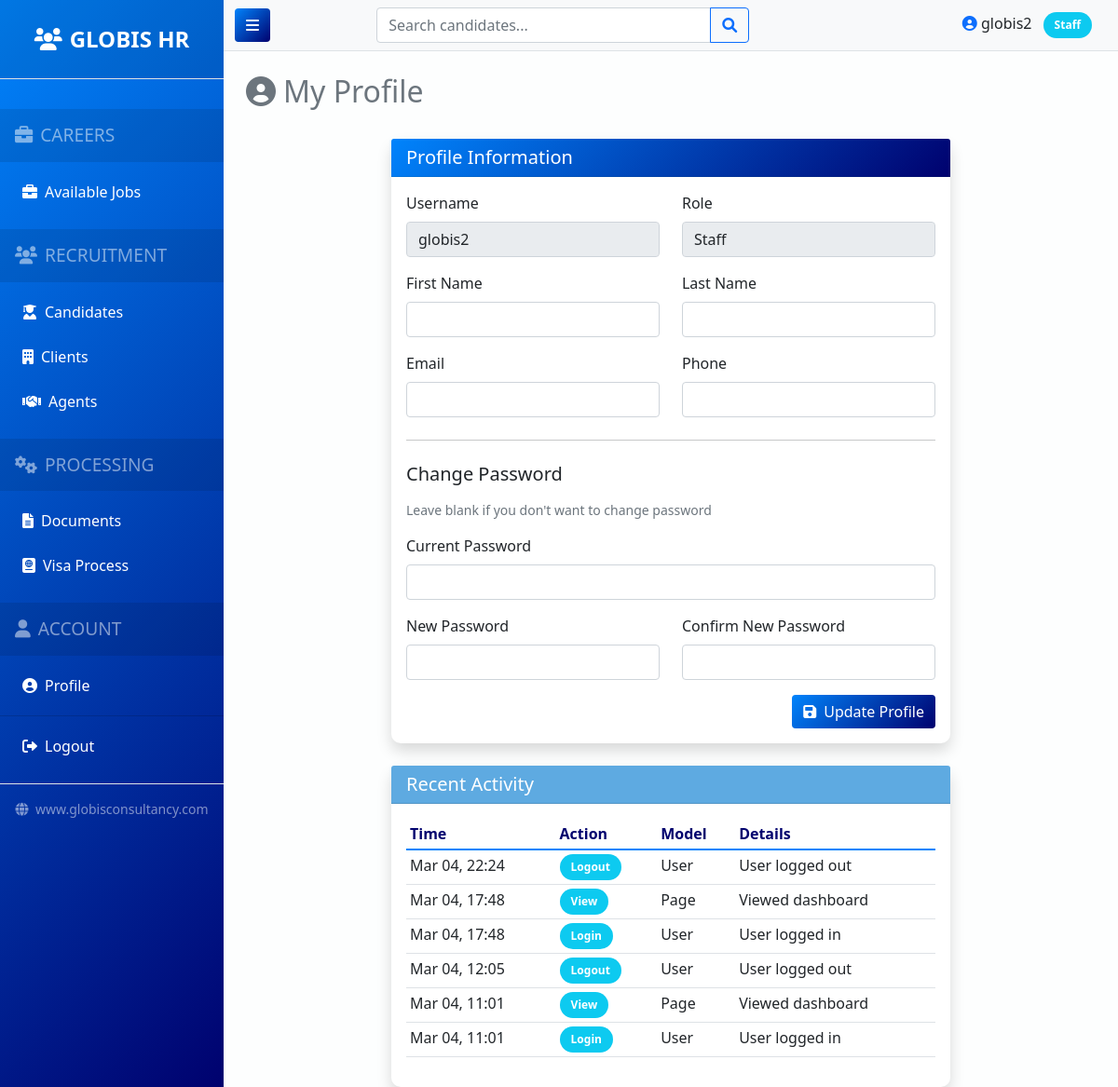
Page /accounts/profile/ (signed in) on the committed database.
### apps/accounts/models.py (models this page shows, shortened)
class UserProfile(models.Model):
    USER_ROLES = [
        ('admin', 'Administrator'),
        ('manager', 'Manager'),
        ('staff', 'Staff'),
        ('finance', 'Finance Officer'),
        ('agent', 'Agent'),
        ('viewer', 'Viewer (Read Only)'),
    ]
    user = models.OneToOneField(User, on_delete=models.CASCADE, related_name='profile')
    role = models.CharField(max_length=20, choices=USER_ROLES, default='viewer')
    phone = models.CharField(max_length=20, blank=True)
    department = models.CharField(max_length=100, blank=True)
    can_add_candidates = models.BooleanField(default=True)
    can_edit_candidates = models.BooleanField(default=True)
    can_delete_candidates = models.BooleanField(default=False)
    can_add_agents = models.BooleanField(default=True)
    can_edit_agents = models.BooleanField(default=True)
    can_delete_agents = models.BooleanField(default=False)
    can_add_clients = models.BooleanField(default=True)
    can_edit_clients = models.BooleanField(default=True)
    can_delete_clients = models.BooleanField(default=False)
    can_view_finance = models.BooleanField(default=False)
    can_add_income = models.BooleanField(default=False)
    can_add_expense = models.BooleanField(default=False)
    can_delete_finance = models.BooleanField(default=False)
    can_view_reports = models.BooleanField(default=True)
    can_view_finance_reports = models.BooleanField(default=False)
    can_import = models.BooleanField(default=False)
    can_export = models.BooleanField(default=True)
    created_at = models.DateTimeField(auto_now_add=True)
    updated_at = models.DateTimeField(auto_now=True)

class ActivityLog(models.Model):
    ACTION_TYPES = [
        ('CREATE', 'Create'),
        ('UPDATE', 'Update'),
        ('DELETE', 'Delete'),
        ('VIEW', 'View'),
        ('LOGIN', 'Login'),
        ('LOGOUT', 'Logout'),
        ('IMPORT', 'Import'),
        ('EXPORT', 'Export'),
        ('DOWNLOAD', 'Download'),
    ]
    MODEL_TYPES = [
        ('Candidate', 'Candidate'),
        ('Client', 'Client'),
        ('Agent', 'Agent'),
        ('Placement', 'Placement'),
        ('Payment', 'Payment'),
        ('Document', 'Document'),
        ('Visa', 'Visa Process'),
        ('User', 'User'),
        ('Finance', 'Finance'),
        ('Report', 'Report'),
        ('Page', 'Page'),
    ]
    user = models.ForeignKey(User, on_delete=models.SET_NULL, null=True, related_name='activities')
    username = models.CharField(max_length=150, blank=True)
    action = models.CharField(max_length=20, choices=ACTION_TYPES)
    model_type = models.CharField(max_length=50, choices=MODEL_TYPES)
    object_id = models.PositiveIntegerField(null=True, blank=True)
    object_repr = models.CharField(max_length=200, blank=True)
    details = models.TextField(blank=True)
    ip_address = models.GenericIPAddressField(null=True, blank=True)
    user_agent = models.TextField(blank=True)
    created_at = models.DateTimeField(default=timezone.now)
    class Meta:
        ordering = ['-created_at']
        indexes = [
            models.Index(fields=['-created_at']),
            models.Index(fields=['user', '-created_at']),
            models.Index(fields=['model_type', 'object_id']),
        ]

### apps/accounts/views.py (the view, shortened to what this page needs)
# urls.py: path('profile/', views.profile, name='profile'),
@login_required
def profile(request):
    return render(request, 'accounts/profile.html', {'user_obj': request.user})

### templates/accounts/profile.html (shortened to what this page needs)
{% extends 'base.html' %}
{% block content %}
<div class="row mt-4">
    <div class="col-12">
        <h2 class="text-secondary"><i class="fas fa-user-circle me-2"></i>My Profile</h2>
    </div>
</div>
<div class="row mt-4">
    <div class="col-md-8 mx-auto">
        <div class="card shadow">
            <div class="card-header" style="background: linear-gradient(135deg, #0184FC, #00016E); color: white;">
                <h5 class="mb-0">Profile Information</h5>
            </div>
            <div class="card-body">
                <form method="POST">
                    <div class="row mb-3">
                        <div class="col-md-6">
                            <label class="form-label">Username</label>
                            <input type="text" class="form-control" value="{{ user_obj.username }}" readonly disabled>
                        </div>
                        <div class="col-md-6">
                            <label class="form-label">Role</label>
                            <input type="text" class="form-control" value="{{ user_obj.profile.get_role_display }}" readonly disabled>
                        </div>
                    </div>
                    <div class="row mb-3">
                        <div class="col-md-6">
                            <label for="first_name" class="form-label">First Name</label>
                            <input type="text" class="form-control" id="first_name" name="first_name" value="{{ user_obj.first_name }}">
                        </div>
                        <div class="col-md-6">
                            <label for="last_name" class="form-label">Last Name</label>
                            <input type="text" class="form-control" id="last_name" name="last_name" value="{{ user_obj.last_name }}">
                        </div>
                    </div>
                    <div class="row mb-3">
                        <div class="col-md-6">
                            <label for="email" class="form-label">Email</label>
                            <input type="email" class="form-control" id="email" name="email" value="{{ user_obj.email }}">
                        </div>
                        <div class="col-md-6">
                            <label for="phone" class="form-label">Phone</label>
                            <input type="text" class="form-control" id="phone" name="phone" value="{{ user_obj.profile.phone }}">
                        </div>
                    </div>
                    <hr class="my-4">
                    <h5 class="mb-3">Change Password</h5>
                    <p class="text-muted small">Leave blank if you don't want to change password</p>
                    <div class="row mb-3">
                        <div class="col-md-12">
                            <label for="current_password" class="form-label">Current Password</label>
                            <input type="password" class="form-control" id="current_password" name="current_password">
                        </div>
                    </div>
                    <div class="row mb-3">
                        <div class="col-md-6">
                            <label for="new_password" class="form-label">New Password</label>
                            <input type="password" class="form-control" id="new_password" name="new_password">
                        </div>
                        <div class="col-md-6">
                            <label for="confirm_password" class="form-label">Confirm New Password</label>
                            <input type="password" class="form-control" id="confirm_password" name="confirm_password">
                        </div>
                    </div>
                    <div class="text-end">
                        <button type="submit" class="btn btn-primary">
                            <i class="fas fa-save me-2"></i>Update Profile
                        </button>
                    </div>
                </form>
            </div>
        </div>
        <div class="card shadow mt-4">
            <div class="card-header" style="background: #5EAAE1; color: white;">
                <h5 class="mb-0">Recent Activity</h5>
            </div>
            <div class="card-body">
                <div class="table-responsive">
                    <table class="table table-sm">
                        <thead>
                            <tr>
                                <th>Time</th>
                                <th>Action</th>
                                <th>Model</th>
                                <th>Details</th>
                            </tr>
                        </thead>
                        <tbody>
                            {% for log in user_obj.activities.all|slice:":10" %}
                            <tr>
                                <td>{{ log.created_at|date:"M d, H:i" }}</td>
                                <td>
                                    <span class="badge {% if log.action == 'CREATE' %}bg-success{% elif log.action == 'UPDATE' %}bg-warning{% elif log.action == 'DELETE' %}bg-danger{% else %}bg-info{% endif %}">
                                        {{ log.get_action_display }}
                                    </span>
                                </td>
                                <td>{{ log.get_model_type_display }}</td>
                                <td>{{ log.details|truncatechars:30 }}</td>
                            </tr>
                            {% empty %}
                            <tr>
                                <td colspan="4" class="text-center">No activity found</td>
                            </tr>
                            {% endfor %}
                        </tbody>
                    </table>
                </div>
            </div>
        </div>
    </div>
</div>
{% endblock %}

### templates/base.html (shortened to what this page needs)
<!DOCTYPE html>
<html lang="en">
<head>
    <link href="https://cdn.jsdelivr.net/npm/bootstrap@5.1.3/dist/css/bootstrap.min.css" rel="stylesheet">
    <link rel="stylesheet" href="https://cdnjs.cloudflare.com/ajax/libs/font-awesome/6.0.0/css/all.min.css">
    <link href="https://cdn.jsdelivr.net/npm/select2@4.1.0-rc.0/dist/css/select2.min.css" rel="stylesheet" />
    {% load static %}
    <link rel="stylesheet" href="{% static 'css/style.css' %}">
</head>
<body>
    {% if user.is_authenticated %}
    <div class="d-flex" id="wrapper">
        <div class="bg-primary text-white" id="sidebar-wrapper">
            <div class="sidebar-heading text-center py-4 fs-4 fw-bold text-uppercase border-bottom">
                <i class="fas fa-users me-2"></i>Globis HR
            </div>
            <div class="list-group list-group-flush my-3">
                <div class="sidebar-heading small text-uppercase text-white-50 px-3 mt-3 mb-2">
                    <i class="fas fa-briefcase me-2"></i>CAREERS
                </div>
                <a href="{% url 'jobs:job_list' %}" class="list-group-item list-group-item-action ps-4">
                    <i class="fas fa-briefcase me-2"></i>Available Jobs
                </a>
                <div class="sidebar-heading small text-uppercase text-white-50 px-3 mt-3 mb-2">
                    <i class="fas fa-users me-2"></i>RECRUITMENT
                </div>
                <a href="{% url 'candidate_list' %}" class="list-group-item list-group-item-action ps-4">
                    <i class="fas fa-user-graduate me-2"></i>Candidates
                </a>
                {% if user_role == 'admin' or user_role == 'manager' or user_role == 'staff' or user_role == 'finance' %}
                <a href="{% url 'client_list' %}" class="list-group-item list-group-item-action ps-4">
                    <i class="fas fa-building me-2"></i>Clients
                </a>
                {% endif %}
                {% if user_role == 'admin' or user_role == 'manager' or user_role == 'staff' or user_role == 'finance' %}
                <a href="{% url 'agent_list' %}" class="list-group-item list-group-item-action ps-4">
                    <i class="fas fa-handshake me-2"></i>Agents
                </a>
                {% endif %}
                <div class="sidebar-heading small text-uppercase text-white-50 px-3 mt-3 mb-2">
                    <i class="fas fa-cogs me-2"></i>PROCESSING
                </div>
                {% if user_role == 'admin' or user_role == 'manager' or user_role == 'staff' or user_role == 'finance' or user_role == 'agent' %}
                <a href="{% url 'document_list' %}" class="list-group-item list-group-item-action ps-4">
                    <i class="fas fa-file-alt me-2"></i>Documents
                </a>
                {% endif %}
                {% if user_role == 'admin' or user_role == 'manager' or user_role == 'staff' or user_role == 'finance' or user_role == 'agent' %}
                <a href="{% url 'visa_list' %}" class="list-group-item list-group-item-action ps-4">
                    <i class="fas fa-passport me-2"></i>Visa Process
                </a>
                {% endif %}
                <div class="sidebar-heading small text-uppercase text-white-50 px-3 mt-3 mb-2">
                    <i class="fas fa-user me-2"></i>ACCOUNT
                </div>
                <a href="{% url 'profile' %}" class="list-group-item list-group-item-action ps-4">
                    <i class="fas fa-user-circle me-2"></i>Profile
                </a>
                <div class="dropdown-divider"></div>
                <a href="{% url 'logout' %}" class="list-group-item list-group-item-action ps-4">
                    <i class="fas fa-sign-out-alt me-2"></i>Logout
                </a>
            </div>
            <div class="sidebar-footer text-center py-3 small text-white-50 border-top mt-auto">
                <i class="fas fa-globe me-1"></i> www.globisconsultancy.com
            </div>
        </div>
        <div id="page-content-wrapper" class="w-100">
            <nav class="navbar navbar-expand-lg navbar-light bg-light border-bottom">
                <div class="container-fluid">
                    <button class="btn btn-primary" id="menu-toggle">
                        <i class="fas fa-bars"></i>
                    </button>
                    <form class="d-none d-md-flex mx-auto" style="width: 400px;" method="GET" action="{% url 'candidate_list' %}">
                        <div class="input-group">
                            <input type="text" class="form-control" placeholder="Search candidates..." name="search">
                            <button class="btn btn-outline-primary" type="submit">
                                <i class="fas fa-search"></i>
                            </button>
                        </div>
                    </form>
                    <div class="ms-auto d-flex align-items-center">
                        <span class="me-3">
                            <i class="fas fa-user-circle text-primary"></i> {{ user.username }}
                            <span class="badge bg-info ms-2">{{ user_role|title }}</span>
                        </span>
                    </div>
                </div>
            </nav>
            <div class="container-fluid px-4">
                {% block content %}{% endblock %}
            </div>
        </div>
    </div>
    {% else %}
        {% block login_content %}{% endblock %}
    {% endif %}
</body>
</html>

### rows in the picture
UserProfile: role "Staff"
ActivityLog: created_at "Mar 04, 22:24", action "Logout", model_type "User", details "User logged out"
ActivityLog: created_at "Mar 04, 17:48", action "View", model_type "Page", details "Viewed dashboard"
ActivityLog: created_at "Mar 04, 17:48", action "Login", model_type "User", details "User logged in"
ActivityLog: created_at "Mar 04, 12:05", action "Logout", model_type "User", details "User logged out"
ActivityLog: created_at "Mar 04, 11:01", action "View", model_type "Page", details "Viewed dashboard"
ActivityLog: created_at "Mar 04, 11:01", action "Login", model_type "User", details "User logged in"

### other values in the picture
{{ user.username }} "globis2"
